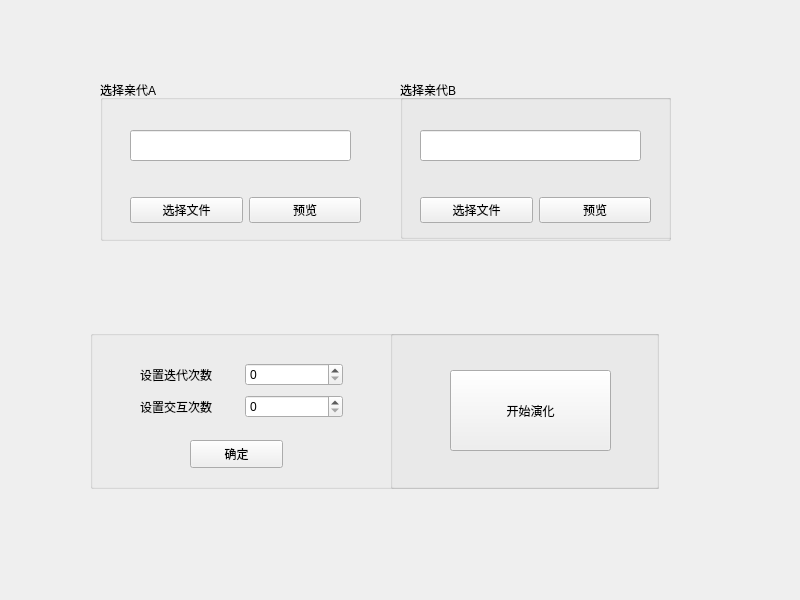
<?xml version="1.0" encoding="UTF-8"?>
<ui version="4.0">
 <class>MainWindow</class>
 <widget class="QMainWindow" name="MainWindow">
  <property name="geometry">
   <rect>
    <x>0</x>
    <y>0</y>
    <width>800</width>
    <height>600</height>
   </rect>
  </property>
  <property name="windowTitle">
   <string>MainWindow</string>
  </property>
  <widget class="QWidget" name="centralwidget">
   <widget class="QGroupBox" name="groupBox_3">
    <property name="geometry">
     <rect>
      <x>90</x>
      <y>330</y>
      <width>569</width>
      <height>159</height>
     </rect>
    </property>
    <property name="title">
     <string/>
    </property>
    <widget class="QGroupBox" name="groupBox_4">
     <property name="geometry">
      <rect>
       <x>300</x>
       <y>0</y>
       <width>281</width>
       <height>159</height>
      </rect>
     </property>
     <property name="title">
      <string/>
     </property>
     <widget class="QPushButton" name="run">
      <property name="geometry">
       <rect>
        <x>60</x>
        <y>40</y>
        <width>161</width>
        <height>81</height>
       </rect>
      </property>
      <property name="text">
       <string>开始演化</string>
      </property>
     </widget>
    </widget>
    <widget class="QPushButton" name="pushButton_ok">
     <property name="geometry">
      <rect>
       <x>100</x>
       <y>110</y>
       <width>93</width>
       <height>28</height>
      </rect>
     </property>
     <property name="text">
      <string>确定</string>
     </property>
    </widget>
    <widget class="QWidget" name="">
     <property name="geometry">
      <rect>
       <x>50</x>
       <y>30</y>
       <width>203</width>
       <height>61</height>
      </rect>
     </property>
     <layout class="QVBoxLayout" name="verticalLayout">
      <item>
       <layout class="QHBoxLayout" name="horizontalLayout_4">
        <item>
         <widget class="QLabel" name="label">
          <property name="text">
           <string>设置迭代次数       </string>
          </property>
         </widget>
        </item>
        <item>
         <widget class="QSpinBox" name="repeat_times"/>
        </item>
       </layout>
      </item>
      <item>
       <layout class="QHBoxLayout" name="horizontalLayout_7">
        <item>
         <widget class="QLabel" name="label_2">
          <property name="text">
           <string>设置交互次数       </string>
          </property>
         </widget>
        </item>
        <item>
         <widget class="QSpinBox" name="man_times"/>
        </item>
       </layout>
      </item>
     </layout>
    </widget>
   </widget>
   <widget class="QWidget" name="layoutWidget">
    <property name="geometry">
     <rect>
      <x>100</x>
      <y>80</y>
      <width>571</width>
      <height>161</height>
     </rect>
    </property>
    <layout class="QHBoxLayout" name="horizontalLayout">
     <item>
      <widget class="QGroupBox" name="groupBox_A">
       <property name="title">
        <string>选择亲代A</string>
       </property>
       <widget class="QWidget" name="layoutWidget">
        <property name="geometry">
         <rect>
          <x>30</x>
          <y>110</y>
          <width>231</width>
          <height>41</height>
         </rect>
        </property>
        <layout class="QHBoxLayout" name="horizontalLayout_3">
         <item>
          <widget class="QPushButton" name="selectfile1">
           <property name="text">
            <string>选择文件</string>
           </property>
          </widget>
         </item>
         <item>
          <widget class="QPushButton" name="file1_pre">
           <property name="text">
            <string>预览</string>
           </property>
          </widget>
         </item>
        </layout>
       </widget>
       <widget class="QLineEdit" name="file1_add">
        <property name="geometry">
         <rect>
          <x>30</x>
          <y>50</y>
          <width>221</width>
          <height>31</height>
         </rect>
        </property>
       </widget>
       <widget class="QGroupBox" name="groupBox_B">
        <property name="geometry">
         <rect>
          <x>300</x>
          <y>0</y>
          <width>281</width>
          <height>159</height>
         </rect>
        </property>
        <property name="title">
         <string>选择亲代B</string>
        </property>
        <widget class="QWidget" name="layoutWidget">
         <property name="geometry">
          <rect>
           <x>20</x>
           <y>110</y>
           <width>231</width>
           <height>41</height>
          </rect>
         </property>
         <layout class="QHBoxLayout" name="horizontalLayout_2">
          <item>
           <widget class="QPushButton" name="selectfile2">
            <property name="text">
             <string>选择文件</string>
            </property>
           </widget>
          </item>
          <item>
           <widget class="QPushButton" name="file2_pre">
            <property name="text">
             <string>预览</string>
            </property>
           </widget>
          </item>
         </layout>
        </widget>
        <widget class="QLineEdit" name="file2_add">
         <property name="geometry">
          <rect>
           <x>20</x>
           <y>50</y>
           <width>221</width>
           <height>31</height>
          </rect>
         </property>
        </widget>
       </widget>
      </widget>
     </item>
    </layout>
   </widget>
  </widget>
 </widget>
 <resources/>
 <connections/>
</ui>
